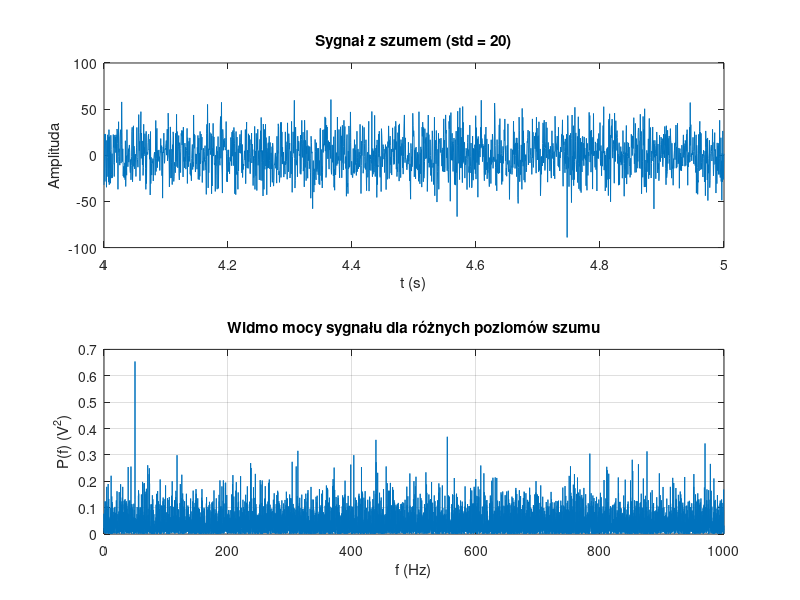
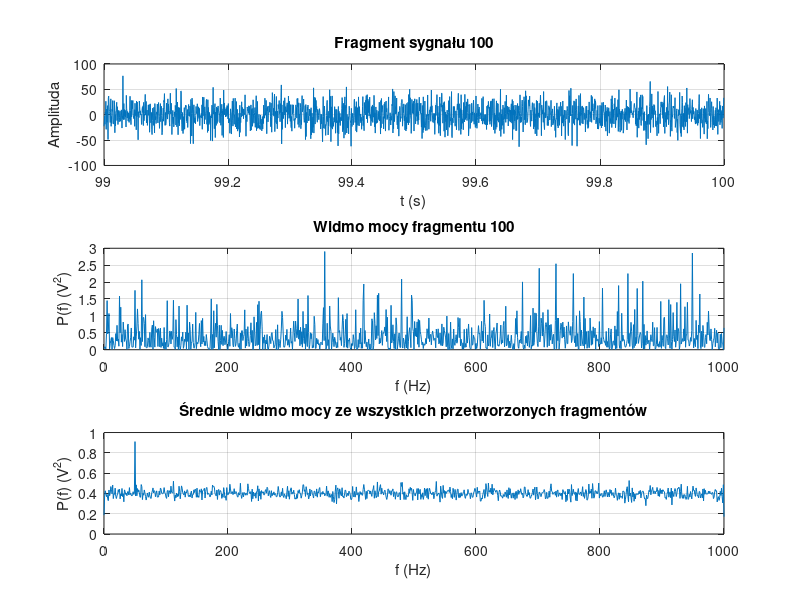
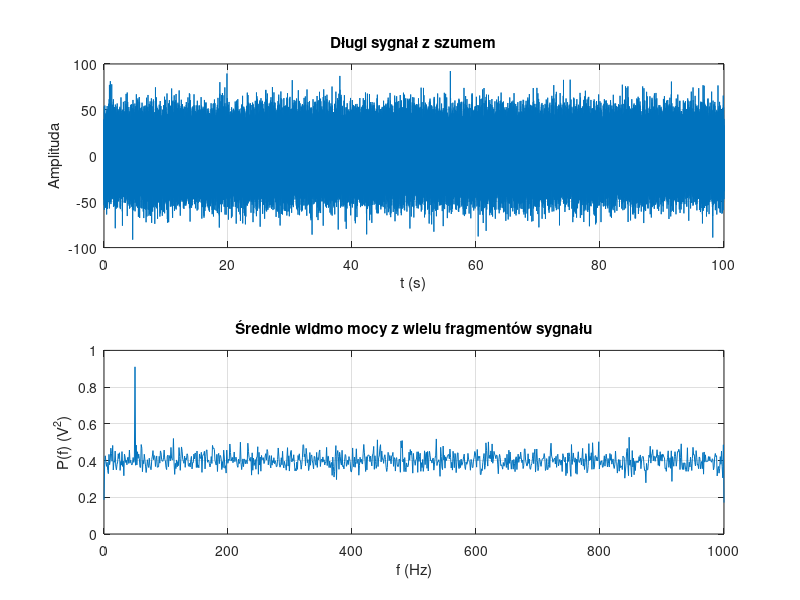

The MATLAB script that drew these images, in order:
clear all; close all;

% Parametry sygnału
fpr = 2000; % częstotliwość próbkowania (Hz)
T = 10; % czas trwania sygnału w sekundach
N = round(T * fpr); % liczba próbek
dt = 1 / fpr; t = dt * (0:N-1); % oś czasu

% Generowanie sygnału sinusoidalnego z szumem
f_sin = 50; % częstotliwość sygnału sinusoidalnego
x = sin(2 * pi * f_sin * t); % sygnał sinusoidalny

% Dodawanie szumu i obliczanie widma mocy dla różnych poziomów szumu
std_noise_levels = 0:1:20; % poziomy odchylenia standardowego szumu
figure;

try
    for std_noise = std_noise_levels
        noise = randn(1, N); % generowanie szumu
        x_noisy = x + std_noise * noise; % dodanie szumu
        X = fft(x_noisy); % obliczenie FFT
        P2 = abs(X / N).^2; % widmo mocy
        P1 = P2(1:N/2+1); % pojedyncze widmo mocy
        P1(2:end-1) = 2*P1(2:end-1); % skalowanie
        f = fpr * (0:(N/2)) / N; % oś częstotliwości

        subplot(2, 1, 1);
        plot(t(t >= 4 & t <= 5), x_noisy(t >= 4 & t <= 5)); % rysowanie sygnału z szumem
        title(['Sygnał z szumem (std = ', num2str(std_noise), ')']);
        xlabel('t (s)'); ylabel('Amplituda');

        subplot(2, 1, 2);
        plot(f, P1); % rysowanie widma mocy
        title('Widmo mocy sygnału dla różnych poziomów szumu');
        xlabel('f (Hz)'); ylabel('P(f) (V^2)');
        grid on;

        drawnow;
        pause(); % TUTAJ, używając live scriptu, zrób tak, że kiedy przerwę tę pętlę, dane z niej się zapiszą i zacznie się wykonywać reszta kodu
    end
catch
    disp('Pętla przerwana, przechodzę do dalszej części kodu.');
end

% Zwiększenie długości sygnału
T_long = 100; % czas trwania długiego sygnału w sekundach
N_long = round(T_long * fpr); % liczba próbek dla długiego sygnału
t_long = dt * (0:N_long-1); % oś czasu dla długiego sygnału
x_long = sin(2 * pi * f_sin * t_long); % długi sygnał sinusoidalny
x_noisy_long = x_long + std_noise * randn(1, N_long); % dodanie szumu do długiego sygnału

% Podział na mniejsze fragmenty i średnie widmo mocy
fragment_length = 1 * fpr; % długość fragmentu (1 sekunda)
num_fragments = floor(N_long / fragment_length);
P_avg = zeros(1, fragment_length/2+1);

% Obliczenie oś częstotliwości dla długiego sygnału
f_frag_long = fpr * (0:(fragment_length/2)) / fragment_length;

figure;
for i = 1:num_fragments
    fragment = x_noisy_long((i-1)*fragment_length + 1:i*fragment_length);
    X_frag = fft(fragment);
    P2_frag = abs(X_frag / fragment_length).^2;
    P1_frag = P2_frag(1:fragment_length/2+1);
    P1_frag(2:end-1) = 2*P1_frag(2:end-1);
    P_avg = P_avg + P1_frag;

    % Plotowanie fragmentu sygnału
    subplot(3, 1, 1);
    plot(t_long((i-1)*fragment_length + 1:i*fragment_length), fragment);
    title(['Fragment sygnału ', num2str(i)]);
    xlabel('t (s)'); ylabel('Amplituda');
    grid on;

    % Plotowanie widma mocy fragmentu
    subplot(3, 1, 2);
    plot(f_frag_long, P1_frag);
    title(['Widmo mocy fragmentu ', num2str(i)]);
    xlabel('f (Hz)'); ylabel('P(f) (V^2)');
    grid on;

    % Obliczenie średniego widma mocy z uwzględnieniem wszystkich fragmentów do aktualnego
    P_avg_current = P_avg / i;

    % Plotowanie średniego widma mocy
    subplot(3, 1, 3);
    plot(f_frag_long, P_avg_current);
    title('Średnie widmo mocy ze wszystkich przetworzonych fragmentów');
    xlabel('f (Hz)'); ylabel('P(f) (V^2)');
    grid on;

    drawnow;
    pause(); % Pauza między rysowaniem kolejnych fragmentów
end

% Ostateczne obliczenie średniego widma mocy
P_avg = P_avg / num_fragments;
f_frag_long = fpr * (0:(fragment_length/2)) / fragment_length;

% Wyświetlenie sygnału i średniego widma mocy
figure;
subplot(2, 1, 1);
plot(t_long, x_noisy_long);
title('Długi sygnał z szumem');
xlabel('t (s)'); ylabel('Amplituda');
grid on;

subplot(2, 1, 2);
plot(f_frag_long, P_avg);
title('Średnie widmo mocy z wielu fragmentów sygnału');
xlabel('f (Hz)'); ylabel('P(f) (V^2)');
grid on;
